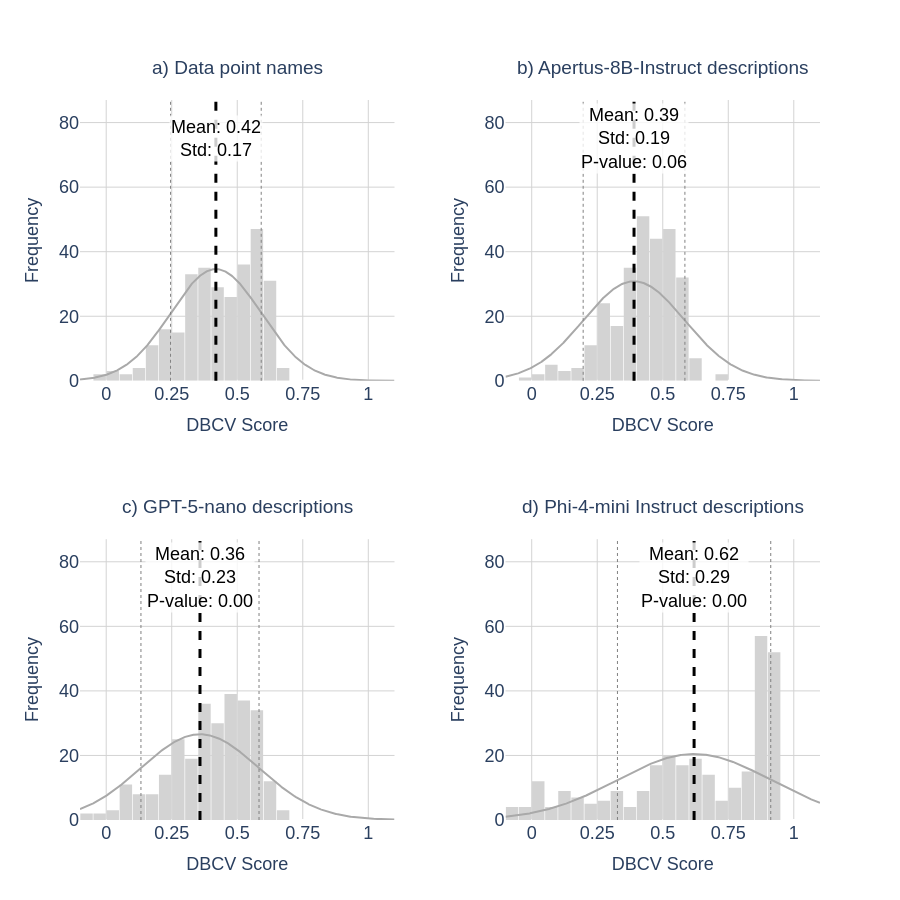

The cell this chart's notebook holds for it:
### Code cell
import plotly.graph_objects as go
from plotly.subplots import make_subplots
import pandas as pd
import numpy as np
from scipy import stats

# --- Configuration ---
bin_size = 0.05
x_min, x_max = -0.1, 1.1

# Define bin edges exactly as Plotly would use them
bin_edges = np.arange(x_min, x_max + bin_size, bin_size)
bin_config = dict(start=x_min, end=x_max, size=bin_size)

# Prepare Data List
datasets = [
    (df_data_points['user_attrs_dbcv_score'], "a) Data point names", 'lightgrey'), 
    (df_descriptions['user_attrs_dbcv_score'], "b) Apertus-8B-Instruct descriptions", 'lightgrey'),     
    (df_descriptions_gpt['user_attrs_dbcv_score'], "c) GPT-5-nano descriptions", 'lightgrey'),   
    (df_descriptions_phi['user_attrs_dbcv_score'], "d) Phi-4-mini Instruct descriptions", 'lightgrey')    
]


# --- 1. Calculate Global Y-Max for Alignment ---
max_freq = 0
for data, _, _ in datasets:
    # Use numpy to pre-calculate the histogram counts
    counts, _ = np.histogram(data, bins=bin_edges)
    current_max = counts.max()
    if current_max > max_freq:
        max_freq = current_max

# Add 15% buffer space to the top
global_y_max = max_freq + 30

# --- Helper Function for Normal Curve ---
def get_normal_curve(data, x_min, x_max, bin_size):
    """Calculates (x, y) for a normal curve scaled to match a histogram frequency."""
    mu, std = data.mean(), data.std()
    
    # Generate X points
    x_range = np.linspace(x_min, x_max, 500)
    
    # Calculate PDF and scale to frequency
    pdf = stats.norm.pdf(x_range, mu, std + 1e-9)
    y_curve = pdf * len(data) * bin_size
    
    # Normality Test
    try:
        _, shapiro_p = stats.shapiro(data)
    except:
        shapiro_p = np.nan
    
    return x_range, y_curve, mu, std, shapiro_p

# Create Subplots
fig = make_subplots(
    rows=2, cols=2, 
    horizontal_spacing=0.15, vertical_spacing=0.22,
    subplot_titles=["placeholder"]*4 
)

# --- Loop to Create Plots ---
for i, (data, name, color) in enumerate(datasets):
    row = (i // 2) + 1
    col = (i % 2) + 1
    
    # 1. Calculate Stats & Curve
    x_curve, y_curve, mu, std, p_val = get_normal_curve(data, x_min, x_max, bin_size)
    
    # 2. Update Subplot Title
    title_text = (f"<span style='font-size:19px'>{name}</span><br>"
                  f"<span style='font-size:12px'> </span>")
    fig.layout.annotations[i].update(text=title_text)

    # 3. Add Histogram
    fig.add_trace(
        go.Histogram(
            x=data, marker_color=color, opacity=1,
            xbins=bin_config, autobinx=False,
            name=f'{name} Hist', showlegend=False
        ), row=row, col=col
    )
    
    # 4. Add Normal Distribution Curve (Light Gray, Transparent)
    fig.add_trace(
        go.Scatter(
            x=x_curve, y=y_curve, 
            mode='lines', 
            line=dict(color='darkgray', width=2), 
            name=f'{name} Fit', showlegend=False
        ), row=row, col=col
    )

    # 5. Add Mean Line (Dashed)
    fig.add_vline(x=mu, line_width=3, line_dash="dash", line_color="black", row=row, col=col)

    t_stat_cdbcv, p_val_dbcv = ttest_ind(data, 
                                        df_data_points['user_attrs_dbcv_score'])

    if row == 1 and col == 1:
        # 6. Add Mean Value Annotation at X-Axis
        fig.add_annotation(
            x=mu, y=max_freq + 15,                  
            text=f"Mean: {mu:.2f}<br>Std: {std:.2f}",    
            showarrow=False,
            yshift=10,                  
            font=dict(color="black", size=18),
            bgcolor="rgba(255, 255, 255, 0.8)", 
            row=row, col=col
        )
    else:
        fig.add_annotation(
            x=mu, y=max_freq + 15,                  
            text=f"Mean: {mu:.2f}<br>Std: {std:.2f}<br>P-value: {p_val_dbcv:.2f}",    
            showarrow=False,
            yshift=10,                  
            font=dict(color="black", size=18),
            bgcolor="rgba(255, 255, 255, 0.8)", 
            row=row, col=col
        )
    # 7. Add Std Dev Lines (Dotted)
    fig.add_vline(x=mu - std, line_width=1, line_dash="dot", line_color="gray", row=row, col=col)
    fig.add_vline(x=mu + std, line_width=1, line_dash="dot", line_color="gray", row=row, col=col)

# --- Layout Updates ---
fig.update_layout(
    width=900, height=900,
    plot_bgcolor='white', paper_bgcolor='white',
    font=dict(family='Arial', size=18),
    bargap=0.05, 
)

fig.update_xaxes(title_text='DBCV Score', range=[x_min, x_max], showgrid=True, gridcolor='lightgray', dtick=0.25, title_font=dict(size=18))

# --- NEW: Set Consistent Y-Axis Range ---
fig.update_yaxes(title_text='Frequency', range=[0, global_y_max], showgrid=True, gridcolor='lightgray', title_font=dict(size=18))

fig.write_image("260603_optimization_results_dbcv.png", scale=3)
fig.show()

### Figure 1 — Plotly figure (JSON) as saved in the notebook; plotly's stock layout.template omitted (floating-point values rounded to 4 significant figures; data arrays with more than 128 entries replaced by an {"elided": "..."} marker saying what was removed)
{"data": [{"marker": {"color": "lightgrey"}, "name": "a) Data point names Hist", "opacity": 1, "showlegend": false, "type": "histogram", "x": {"elided": "300 float values"}, "xaxis": "x", "xbins": {"end": 1.1, "size": 0.05, "start": -0.1}, "yaxis": "y"}, {"line": {"color": "darkgray", "width": 2}, "mode": "lines", "name": "a) Data point names Fit", "showlegend": false, "type": "scatter", "x": {"elided": "500 float values"}, "xaxis": "x", "y": {"elided": "500 float values"}, "yaxis": "y"}, {"marker": {"color": "lightgrey"}, "name": "b) Apertus-8B-Instruct descriptions Hist", "opacity": 1, "showlegend": false, "type": "histogram", "x": {"elided": "300 float values"}, "xaxis": "x2", "xbins": {"end": 1.1, "size": 0.05, "start": -0.1}, "yaxis": "y2"}, {"line": {"color": "darkgray", "width": 2}, "mode": "lines", "name": "b) Apertus-8B-Instruct descriptions Fit", "showlegend": false, "type": "scatter", "x": {"elided": "500 float values"}, "xaxis": "x2", "y": {"elided": "500 float values"}, "yaxis": "y2"}, {"marker": {"color": "lightgrey"}, "name": "c) GPT-5-nano descriptions Hist", "opacity": 1, "showlegend": false, "type": "histogram", "x": {"elided": "300 float values"}, "xaxis": "x3", "xbins": {"end": 1.1, "size": 0.05, "start": -0.1}, "yaxis": "y3"}, {"line": {"color": "darkgray", "width": 2}, "mode": "lines", "name": "c) GPT-5-nano descriptions Fit", "showlegend": false, "type": "scatter", "x": {"elided": "500 float values"}, "xaxis": "x3", "y": {"elided": "500 float values"}, "yaxis": "y3"}, {"marker": {"color": "lightgrey"}, "name": "d) Phi-4-mini Instruct descriptions Hist", "opacity": 1, "showlegend": false, "type": "histogram", "x": {"elided": "300 float values"}, "xaxis": "x4", "xbins": {"end": 1.1, "size": 0.05, "start": -0.1}, "yaxis": "y4"}, {"line": {"color": "darkgray", "width": 2}, "mode": "lines", "name": "d) Phi-4-mini Instruct descriptions Fit", "showlegend": false, "type": "scatter", "x": {"elided": "500 float values"}, "xaxis": "x4", "y": {"elided": "500 float values"}, "yaxis": "y4"}], "layout": {"annotations": [{"font": {"size": 16}, "showarrow": false, "text": "<span style='font-size:19px'>a) Data point names</span><br><span style='font-size:12px'> </span>", "x": 0.2125, "xanchor": "center", "xref": "paper", "y": 1, "yanchor": "bottom", "yref": "paper"}, {"font": {"size": 16}, "showarrow": false, "text": "<span style='font-size:19px'>b) Apertus-8B-Instruct descriptions</span><br><span style='font-size:12px'> </span>", "x": 0.7875, "xanchor": "center", "xref": "paper", "y": 1, "yanchor": "bottom", "yref": "paper"}, {"font": {"size": 16}, "showarrow": false, "text": "<span style='font-size:19px'>c) GPT-5-nano descriptions</span><br><span style='font-size:12px'> </span>", "x": 0.2125, "xanchor": "center", "xref": "paper", "y": 0.39, "yanchor": "bottom", "yref": "paper"}, {"font": {"size": 16}, "showarrow": false, "text": "<span style='font-size:19px'>d) Phi-4-mini Instruct descriptions</span><br><span style='font-size:12px'> </span>", "x": 0.7875, "xanchor": "center", "xref": "paper", "y": 0.39, "yanchor": "bottom", "yref": "paper"}, {"bgcolor": "rgba(255, 255, 255, 0.8)", "font": {"color": "black", "size": 18}, "showarrow": false, "text": "Mean: 0.42<br>Std: 0.17", "x": 0.4185, "xref": "x", "y": 72, "yref": "y", "yshift": 10}, {"bgcolor": "rgba(255, 255, 255, 0.8)", "font": {"color": "black", "size": 18}, "showarrow": false, "text": "Mean: 0.39<br>Std: 0.19<br>P-value: 0.06", "x": 0.3904, "xref": "x2", "y": 72, "yref": "y2", "yshift": 10}, {"bgcolor": "rgba(255, 255, 255, 0.8)", "font": {"color": "black", "size": 18}, "showarrow": false, "text": "Mean: 0.36<br>Std: 0.23<br>P-value: 0.00", "x": 0.3578, "xref": "x3", "y": 72, "yref": "y3", "yshift": 10}, {"bgcolor": "rgba(255, 255, 255, 0.8)", "font": {"color": "black", "size": 18}, "showarrow": false, "text": "Mean: 0.62<br>Std: 0.29<br>P-value: 0.00", "x": 0.6196, "xref": "x4", "y": 72, "yref": "y4", "yshift": 10}], "bargap": 0.05, "font": {"family": "Arial", "size": 18}, "height": 900, "paper_bgcolor": "white", "plot_bgcolor": "white", "shapes": [{"line": {"color": "black", "dash": "dash", "width": 3}, "type": "line", "x0": 0.4185, "x1": 0.4185, "xref": "x", "y0": 0, "y1": 1, "yref": "y domain"}, {"line": {"color": "gray", "dash": "dot", "width": 1}, "type": "line", "x0": 0.2456, "x1": 0.2456, "xref": "x", "y0": 0, "y1": 1, "yref": "y domain"}, {"line": {"color": "gray", "dash": "dot", "width": 1}, "type": "line", "x0": 0.5914, "x1": 0.5914, "xref": "x", "y0": 0, "y1": 1, "yref": "y domain"}, {"line": {"color": "black", "dash": "dash", "width": 3}, "type": "line", "x0": 0.3904, "x1": 0.3904, "xref": "x2", "y0": 0, "y1": 1, "yref": "y2 domain"}, {"line": {"color": "gray", "dash": "dot", "width": 1}, "type": "line", "x0": 0.1963, "x1": 0.1963, "xref": "x2", "y0": 0, "y1": 1, "yref": "y2 domain"}, {"line": {"color": "gray", "dash": "dot", "width": 1}, "type": "line", "x0": 0.5845, "x1": 0.5845, "xref": "x2", "y0": 0, "y1": 1, "yref": "y2 domain"}, {"line": {"color": "black", "dash": "dash", "width": 3}, "type": "line", "x0": 0.3578, "x1": 0.3578, "xref": "x3", "y0": 0, "y1": 1, "yref": "y3 domain"}, {"line": {"color": "gray", "dash": "dot", "width": 1}, "type": "line", "x0": 0.1325, "x1": 0.1325, "xref": "x3", "y0": 0, "y1": 1, "yref": "y3 domain"}, {"line": {"color": "gray", "dash": "dot", "width": 1}, "type": "line", "x0": 0.5831, "x1": 0.5831, "xref": "x3", "y0": 0, "y1": 1, "yref": "y3 domain"}, {"line": {"color": "black", "dash": "dash", "width": 3}, "type": "line", "x0": 0.6196, "x1": 0.6196, "xref": "x4", "y0": 0, "y1": 1, "yref": "y4 domain"}, {"line": {"color": "gray", "dash": "dot", "width": 1}, "type": "line", "x0": 0.3271, "x1": 0.3271, "xref": "x4", "y0": 0, "y1": 1, "yref": "y4 domain"}, {"line": {"color": "gray", "dash": "dot", "width": 1}, "type": "line", "x0": 0.912, "x1": 0.912, "xref": "x4", "y0": 0, "y1": 1, "yref": "y4 domain"}], "width": 900, "xaxis": {"anchor": "y", "domain": [0, 0.425], "dtick": 0.25, "gridcolor": "lightgray", "range": [-0.1, 1.1], "showgrid": true, "title": {"font": {"size": 18}, "text": "DBCV Score"}, "type": "linear"}, "xaxis2": {"anchor": "y2", "domain": [0.575, 1], "dtick": 0.25, "gridcolor": "lightgray", "range": [-0.1, 1.1], "showgrid": true, "title": {"font": {"size": 18}, "text": "DBCV Score"}, "type": "linear"}, "xaxis3": {"anchor": "y3", "domain": [0, 0.425], "dtick": 0.25, "gridcolor": "lightgray", "range": [-0.1, 1.1], "showgrid": true, "title": {"font": {"size": 18}, "text": "DBCV Score"}, "type": "linear"}, "xaxis4": {"anchor": "y4", "domain": [0.575, 1], "dtick": 0.25, "gridcolor": "lightgray", "range": [-0.1, 1.1], "showgrid": true, "title": {"font": {"size": 18}, "text": "DBCV Score"}, "type": "linear"}, "yaxis": {"anchor": "x", "domain": [0.61, 1], "gridcolor": "lightgray", "range": [0, 87], "showgrid": true, "title": {"font": {"size": 18}, "text": "Frequency"}, "type": "linear"}, "yaxis2": {"anchor": "x2", "domain": [0.61, 1], "gridcolor": "lightgray", "range": [0, 87], "showgrid": true, "title": {"font": {"size": 18}, "text": "Frequency"}, "type": "linear"}, "yaxis3": {"anchor": "x3", "domain": [0, 0.39], "gridcolor": "lightgray", "range": [0, 87], "showgrid": true, "title": {"font": {"size": 18}, "text": "Frequency"}, "type": "linear"}, "yaxis4": {"anchor": "x4", "domain": [0, 0.39], "gridcolor": "lightgray", "range": [0, 87], "showgrid": true, "title": {"font": {"size": 18}, "text": "Frequency"}, "type": "linear"}}}
